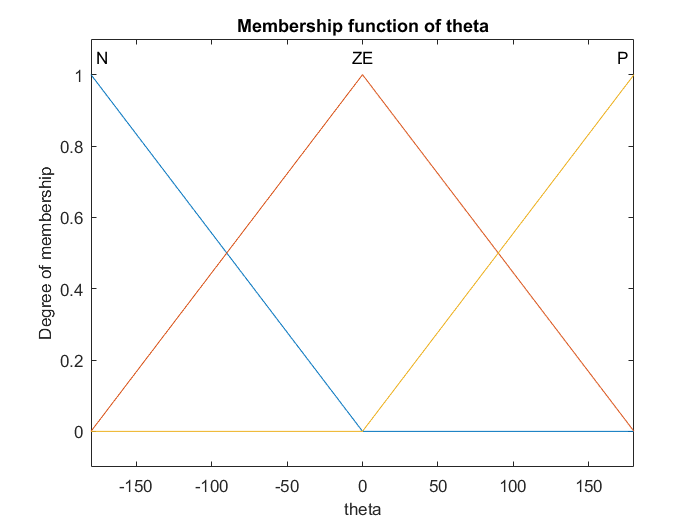
%> input picture Fuzzy Systems/Fuzzy_Systems_7664/Project 2/matlab/plots/theta.png, 700 x 525 px
$ octave myLazyScanner.m   (GNU Octave 9; MATLAB toolbox functions it lacks are replaced by stand-ins)
%> lines starting %> are read from the running program, lines starting %| are printed output that depends on the picture; in (x1, y1, x2, y2) boxes, pixels count from 0 and x2, y2 are one past the last pixel; in counts of white or black regions, pixels touching at a corner belong together; the program's own positions count from 1
### Digital Image Processing/DIP/project 2/myHoughTransform.m
function [H,L,res] = myHoughTransform(img_binary, Drho, Dtheta,n)
%Project for Digital Image Processing Course
%Hough Transformation
%Aristotle University of Thessaloniki 2019-2020
%Stefanos Ganotakis 7664
%input:img_binary=binary image
%Drho=rho resolution
%Dtheta=theta resolution
%n=desired number of lines/local maxima
%output:H= Hough accumulator
%L=hough lines array
%res=residuals value

%parameters
threshold=0.075;
%end of parameters

img_binary = img_binary';
    [w, h] = size(img_binary);
    maxRho = ceil(norm([w, h])/Drho); %Diagonal
    rhoNum = maxRho + 1;
    thetaNum = 2.0*pi / Dtheta;

    i = 1:thetaNum;
    thetaScale = (Dtheta * (i-1));


    rhoScale = (0:Drho:(Drho*maxRho));
    rhoBin = [rhoScale - 0.5*Drho, Drho*maxRho + 0.5*Drho];

    Imidx = find(img_binary > threshold); %locate indeces of pixels over threshold
    s = size(img_binary);
    [subx, suby] = ind2sub(s, Imidx); %convert linear index to subscript

    subx = subx - 1;
    suby = suby - 1;

    H = zeros([rhoNum, thetaNum]); %initialize Hough accumulator

    thetax = subx * cos(thetaScale);
    thetay = suby * sin(thetaScale);
    rho = thetax + thetay; %r=x*cos(theta)+y*sin(theta)

    for i=1:thetaNum
        H(:,i) = histcounts(rho(:, i), rhoBin)'; %increment accumulator bin of each found rho theta pair
    end

rows = size(H, 1);
cols = size(H, 2);

padH = padarray(H, [1,1]);

rhos = zeros(n, 1);
thetas = zeros(n, 1);

for n = 1:n
    [~, lin_i] = max(padH(:)); %find local maxima
    [i, j] = ind2sub([rows+2, cols+2], lin_i);
    r = i - 1;
    c = j - 1;
    rhos(n) = r;
    thetas(n) = c;
    padH(i-1:i+1, j-1:j+1) = 0;
end


thetaScale=(0:size(H,2)-1)*Dtheta;
rhoScale=(0:size(H,1)-1)*Drho;

L=[rhoScale(rhos); thetaScale(thetas)]';

[res,~]=myHoughRes(img_binary',L);

end

### Digital Image Processing/DIP/project 2/myHoughRes.m
function [res,s] = myHoughRes( I,L)
%Project for Digital Image Processing Course
%Hough Residuals calculator
%Aristotle University of Thessaloniki 2019-2020
%Stefanos Ganotakis 7664
%input:I=image
%L=Hough Lines Vector
%output:res=hough residuals
%s=struct with cartesian hough lines
rho=L(:,1);
theta=L(:,2);
numLines = numel(rho);
linepoint1=cell(numLines,1); %start point of line
linepoint2=cell(numLines,1); %endpoint of line
linepixels=[]; %pixel coordinates of all hough lines
pointsx=cell(length(L),1);
pointsy=cell(length(L),1);
field1 = 'point1';
field2 = 'point2';
field3 = 'rho';
field4 = 'theta';
s = struct(field1,{},field2,{},field3,{},field4,{});

%// These are constant and never change
x0 = 1;
xend = size(I,2); %// Get the width of the image

%// For each rho,theta pair...
for idx = 1 : numLines
    r = rho(idx); th = theta(idx); %// Get rho and theta

    %// if line is vertical
    if (th == 0)

    linepoint1{idx}=[r,1];
    linepoint2{idx}=[r,size(I,1)];
    else
        %// Compute starting y coordinate
        y0 = (-cos(th)/sin(th))*x0 + (r / sin(th));

        %// Compute ending y coordinate
        yend = (-cos(th)/sin(th))*xend + (r / sin(th));
        linepoint1{idx}=[x0,y0];
        linepoint2{idx}=[xend,yend];
    end
    %we use Bresenham's algorithm to compute pixel values of all lines found
    %on image
    [lx, ly]=bresenham(linepoint1{idx}(1),linepoint1{idx}(2),linepoint2{idx}(1),linepoint2{idx}(2));
    idx2=find(ly==size(I,1)); %eliminate out of bounds pixels
    lx=lx(1:idx2);
    ly=ly(1:idx2);
    linepixels=[linepixels;[lx ly]];
    s(idx).point1=[linepoint1{idx}(1),linepoint1{idx}(2)];
    s(idx).point2=[linepoint2{idx}(1),linepoint2{idx}(2)];
    s(idx).rho=rho(idx);
    s(idx).theta=theta(idx);

end
linepixels=unique(linepixels,'rows');%find unique pixel combinations
res=size(I,1)*size(I,2)-length(linepixels); %residuals=total pixels-unique line pixels

end

### Digital Image Processing/DIP/project 2/bresenham.m
function [x y]=bresenham(x1,y1,x2,y2)
%Matlab optmized version of Bresenham line algorithm. No loops.
%Format:
%               [x y]=bham(x1,y1,x2,y2)
%
%Input:
%               (x1,y1): Start position
%               (x2,y2): End position
%
%Output:
%               x y: the line coordinates from (x1,y1) to (x2,y2)
%
%Usage example:
%               [x y]=bham(1,1, 10,-5);
%               plot(x,y,'or');
x1=round(x1); x2=round(x2);
y1=round(y1); y2=round(y2);
dx=abs(x2-x1)
dy=abs(y2-y1)
steep=abs(dy)>abs(dx)
if steep t=dx;dx=dy;dy=t; end
%The main algorithm goes here.
if dy==0
    q=zeros(dx+1,1);
else
    q=[0;diff(mod([floor(dx/2):-dy:-dy*dx+floor(dx/2)]',dx))>=0]
end
%and ends here.
if steep
    if y1<=y2 y=[y1:y2]'; else y=[y1:-1:y2]'; end
    if x1<=x2 x=x1+cumsum(q);else x=x1-cumsum(q); end
else
    if x1<=x2 x=[x1:x2]'; else x=[x1:-1:x2]'; end
    if y1<=y2 y=y1+cumsum(q);else y=y1-cumsum(q); end
end

### Digital Image Processing/DIP/project 2/myDetectHarrisFeatures.m
function corners = myDetectHarrisFeatures(I)
%Project for Digital Image Processing Course
%Harris Corner Detector
%Aristotle University of Thessaloniki 2019-2020
%Stefanos Ganotakis 7664
%input:I=image
%output:corners=Harris corners

%if input image is RGB, convert to grayscale
if size(I,3)==3
    I=rgb2gray(I);
end

%check if pixel value range is [0,1], if not cast to dobule
if max(I(:))>1
I=double(I)/255;
end

%parameters
sigma=7; %Gaussian Filter standard deviation, odd number,>=3,default=5
radius=10;
order=(2*radius+1);

%0 <= threhsold <= 1, default=0.1
threshold=0.01;

%derivatives in x and y direction
[dx,dy]=meshgrid(-1:1, -1:1);

Ix=conv2(double(I),dx,'same');
Iy=conv2(double(I),dy,'same');

% [19 lines of commented-out code are left out]

 g=fspecial('gaussian',max(1,fix(6*sigma)),sigma);

%Smooth squared image derivatives
Ix2=conv2(double(Ix.^2),g,'same');
Iy2=conv2(double(Iy.^2),g,'same');
Ixy=conv2(double(Ix.*Iy),g,'same');

%Harris measure
R= (Ix2.*Iy2 - Ixy.^2) ./ (Ix2+Iy2 +eps);

%Find Local Maxima
mx= ordfilt2(R,order^2,ones(order)); %gray scale dilation filter

% Get the coordinates with maximum cornerness responses
harris_points= (R==mx) & (R>threshold);

%locate unique corners
[rows,cols]=find(harris_points);

%output
corners=[rows cols];

end

### Digital Image Processing/DIP/project 2/findVertices.m
function vertices = findVertices( groupedcorners,minangle,maxangle )
%Project for Digital Image Processing Course
%Canditate Vertex Identifier
%Aristotle University of Thessaloniki 2019-2020
%Stefanos Ganotakis 7664
%input:
%groupedcorners=corner coordinates array (nx2)
%miangle= minimum angle in radians
%maxangle= maximum angle in radians
%outputs
%vertices=cell array with canditate vertices

%find each possible cornerpoint combination indeces

indeces = nchoosek(1:length(groupedcorners),3);
vertexvotes=zeros(length(groupedcorners),1); %
vertices=cell(length(groupedcorners),2);
% minangle=1.55; %82 degrees min angle
% maxangle=1.58; %102 degrees max angle
for i=1:length(indeces)
    %1st case
    x0=groupedcorners(indeces(i,1),1);
    y0=groupedcorners(indeces(i,1),2);
    x1=groupedcorners(indeces(i,2),1);
    y1=groupedcorners(indeces(i,2),2);
    x2=groupedcorners(indeces(i,3),1);
    y2=groupedcorners(indeces(i,3),2);
    x10 = x1-x0;
    y10 = y1-y0;
    x20 = x2-x0;
    y20 = y2-y0;
    angle = atan2(abs(x10*y20-x20*y10),x10*y10+x20*y20);
    if (angle>=minangle) && (angle<=maxangle) %if angle is between range add vote to corner
        vertexvotes(indeces(i,1))=vertexvotes(indeces(i,1))+1;
        dist1=norm([x0,y0]-[x1,y1]);
        dist2=norm([x0,y0]-[x2,y2]);
        pointsindex=[indeces(i,2),indeces(i,3)];
        normvec=[dist1,dist2];
        [normvec,idx]=sort(normvec);
        pointsindex=pointsindex(idx);
        vertices{indeces(i,1),1}=[vertices{indeces(i,1),1}; normvec];
        vertices{indeces(i,1),2}=[vertices{indeces(i,1),2}; pointsindex];
    end
    %2nd case
    x0=groupedcorners(indeces(i,2),1);
    y0=groupedcorners(indeces(i,2),2);
    x1=groupedcorners(indeces(i,1),1);
    y1=groupedcorners(indeces(i,1),2);
    x2=groupedcorners(indeces(i,3),1);
    y2=groupedcorners(indeces(i,3),2);
    x10 = x1-x0;
    y10 = y1-y0;
    x20 = x2-x0;
    y20 = y2-y0;
    angle = atan2(abs(x10*y20-x20*y10),x10*y10+x20*y20);
    if (angle>=minangle) && (angle<=maxangle) %if angle is between range add vote to corner
        vertexvotes(indeces(i,2))=vertexvotes(indeces(i,2))+1;
        dist1=norm([x0,y0]-[x1,y1]);
        dist2=norm([x0,y0]-[x2,y2]);
        pointsindex=[indeces(i,1),indeces(i,3)];
        normvec=[dist1,dist2];
        [normvec,idx]=sort(normvec);
        pointsindex=pointsindex(idx);
        vertices{indeces(i,2),1}=[vertices{indeces(i,2),1}; normvec];
        vertices{indeces(i,2),2}=[vertices{indeces(i,2),2}; pointsindex];
    end
    %3rd case
    x0=groupedcorners(indeces(i,3),1);
    y0=groupedcorners(indeces(i,3),2);
    x1=groupedcorners(indeces(i,1),1);
    y1=groupedcorners(indeces(i,1),2);
    x2=groupedcorners(indeces(i,2),1);
    y2=groupedcorners(indeces(i,2),2);
    x10 = x1-x0;
    y10 = y1-y0;
    x20 = x2-x0;
    y20 = y2-y0;
    angle = atan2(abs(x10*y20-x20*y10),x10*y10+x20*y20);
    if (angle>=minangle) && (angle<=maxangle) %if angle is between range add vote to corner
        vertexvotes(indeces(i,3))=vertexvotes(indeces(i,3))+1;
        dist1=norm([x0,y0]-[x1,y1]);
        dist2=norm([x0,y0]-[x2,y2]);
        pointsindex=[indeces(i,1),indeces(i,2)];
        normvec=[dist1,dist2];
        [normvec,idx]=sort(normvec);
        pointsindex=pointsindex(idx);
        vertices{indeces(i,3),1}=[vertices{indeces(i,3),1}; normvec];
        vertices{indeces(i,3),2}=[vertices{indeces(i,3),2}; pointsindex];
    end
end


end

### Digital Image Processing/DIP/project 2/findBinaryMasks.m
function binmasks_final = findBinaryMasks( groupedcorners,vertices,imH,imW )
%Project for Digital Image Processing Course
%Binary Mask creator
%Aristotle University of Thessaloniki 2019-2020
%Stefanos Ganotakis 7664
%input:groupedcorners=nx2 corner array
% vertices=canditate vertex cell aray
% imH=image Height
% imW=image Width
%output:binmasks_final=cell array with located binary masks
num=1;
binmasks=cell(50,1);

for i=1:length(vertices) %for each canditate vertex
    if isempty(vertices{i})
        continue;
    else
        for j=1:size(vertices{i},1) %check if connected points are also canditate vertices
            point1=vertices{i,2}(j,1);
            edge1=vertices{i,1}(j,1);
            point2=vertices{i,2}(j,2);
            edge2=vertices{i,1}(j,2);
             if isempty(vertices{point1}) || isempty(vertices{point2})
            v1=0;
            v2=1;
             else %find 4th point of rectangle, if matching
                v1=LocateVertex( vertices,i,point1,edge1);
                v2=LocateVertex( vertices,i,point2,edge2);
             end
            if (v1==v2) %create mask from rectangle
                k1=i;
                k2=point1;
                k4=point2;
                k3=v2;
                binmasks{num}=poly2mask([groupedcorners(k1,1),groupedcorners(k2,1),groupedcorners(k3,1),groupedcorners(k4,1)], [groupedcorners(k1,2),groupedcorners(k2,2),groupedcorners(k3,2),groupedcorners(k4,2)],imH,imW);
                num=num+1;
            end
        end
    end
end

%eliminate duplicate masks
num=find(~cellfun(@isempty,binmasks));

ind = true(1,numel(num)); %// true indicates non-duplicate. Initiallization
for ii = 1:numel(num)-1
    for jj = ii+1:numel(num)
        if isequal(binmasks{ii}, binmasks{jj})
            ind(jj) = false; %// mark as duplicate
        end
    end
end
binmasks_final = binmasks(ind);


end

### Digital Image Processing/DIP/project 2/findImageCount.m
function imageMasks = findImageCount( binaryMasks,threshold )
%Project for Digital Image Processing Course
%Find unique image mask
%Aristotle University of Thessaloniki 2019-2020
%Stefanos Ganotakis 7664
%input:I=binary Masks, cell array with binary mask
%threshold=pixel count threshold, recommended 50-100
%output:imageMasks=filtered image masks
ind = true(1,numel(binaryMasks));
for ii = 1:numel(binaryMasks)-1
    for jj = ii+1:numel(binaryMasks)
        compmask=find(and(binaryMasks{ii},binaryMasks{jj}));
        mask1=find(binaryMasks{ii});
        mask2=find(binaryMasks{jj});
        if abs(length(compmask)-length(mask1))<=threshold
            ind(jj) = false;
        end
    end
end
imageMasks = binaryMasks(ind);
end

### Digital Image Processing/DIP/project 2/myLazyScanner.m
filename=uigetfile('*.jpg');
%> the answer given: ../../../Fuzzy Systems/Fuzzy_Systems_7664/Project 2/matlab/plots/theta.png
I = imread(filename);
%> I is the input picture: size 525x700x3 uint8; mean R, G, B 251.1, 250.8, 250.6
I_og=I;

%% PART1: IMAGE PREPROCESSING
%parameters
sigma     = 0.05;
threshold = 0.075;
rhoRes    = 1;
thetaRes  = 0.25*pi/180;
nLines    = 15; %recommended 10-30
resscale  = 0.2; %recommended 0.2-0.6
minangle=1.55; %recommended 1.42 for rotated images
maxangle=1.59; %recommended 1.62 for rotated images
%end of parameters

[ogH, ogW] = size(I_og);
I=imresize(I,resscale);
%> I: size 105x140x3 uint8
%I2=imresize(I,resscale);
%Imgray2=rgb2gray(I2);
Imgray=rgb2gray(I);
Imgray=double(Imgray) / 255;
%> Imgray: size 105x140 double
%Apply Gaussian Filter to smooth edges
Imgrayfilt=imgaussfilt(Imgray,5);
[imH, imW] = size(Imgrayfilt);
%Create a binary image.

BW = edge(Imgrayfilt,'canny',[0.05 0.1],1);
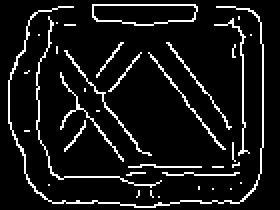
%> BW: size 105x140 logical (shown 2 times larger); 8.9% white in thin lines or dots, all inside (x1, y1, x2, y2) = (4, 2, 132, 104)

%% PART 2: HOUGH TRANSFORM
 [H,L,res] = myHoughTransform(BW,rhoRes,thetaRes,nLines);
%> in myHoughTransform, `img_binary = img_binary';`:
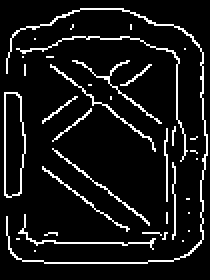
%> img_binary: size 140x105 logical (shown 2 times larger); 8.9% white in thin lines or dots, all inside (x1, y1, x2, y2) = (2, 4, 104, 132)
%> in myHoughTransform, `Imidx = find(img_binary > threshold);`: Imidx = 1306 values from 327 to 14498
%> in myHoughTransform, `[subx, suby] = ind2sub(s, Imidx);`: subx = 1306 values, max 132 at index 270, min 5 at index 490, mean 70.49; suby = 1306 values from 3 to 104
%> in myHoughTransform, `subx = subx - 1;`: subx = 1306 values, max 131 at index 270, min 4 at index 490, mean 69.49
%> in myHoughTransform, `suby = suby - 1;`: suby = 1306 values from 2 to 103
%> after the loop in myHoughTransform, `for i=1:thetaNum`:
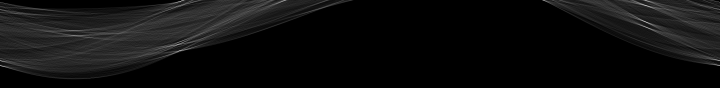
%> H: size 176x1440 double (shown at 1/2 size); min 0, max 64, mean 3.7; drawn with min black and max white
%> the loop in myHoughTransform, `for n = 1:n` made 15 passes
%> (lin_i, i, j, r, c) on passes 1 to 4: (63459, 91, 357, 90, 356), (63992, 90, 360, 89, 359), (229843, 45, 1292, 44, 1291), (63729, 5, 359, 4, 358)
%> after the loop in myHoughTransform, `for n = 1:n`:
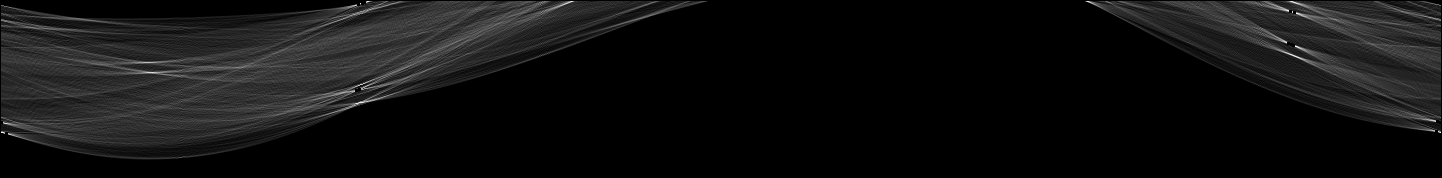
%> padH: size 178x1442 double; min 0, max 54, mean 3.7; drawn with min black and max white
%> after the loop in myHoughTransform, `for n = 1:n`: rhos = [90; 89; 44; 4; 45; 121; 133; 11; 12; 131; 122; 122; 3; 2; 43]; thetas = [356; 359; 1291; 358; 1293; 1437; 6; 1290; 1294; 1436; 1; 1440; 362; 364; 1288]
%> in myHoughTransform, `L=[rhoScale(rhos); thetaScale(thetas)]';`: L = 15 rows, first 12: [89 1.55; 88 1.56; 43 5.63; 3 1.56; 44 5.64; 120 6.27; 132 0.0218; 10 5.62; 11 5.64; 130 6.26; 121 0; 121 6.28]
%> in myHoughRes, `rho=L(:,1);`: rho = [89; 88; 43; 3; 44; 120; 132; 10; 11; 130; 121; 121; 2; 1; 42]
%> in myHoughRes, `theta=L(:,2);`: theta = [1.55; 1.56; 5.63; 1.56; 5.64; 6.27; 0.0218; 5.62; 5.64; 6.26; 0; 6.28; 1.58; 1.58; 5.62]
%> in myHoughRes, `numLines = numel(rho);`: numLines = 15
%> in myHoughRes, `linepoint1=cell(numLines,1);`: linepoint1 = 15 items
%> the loop in myHoughRes, `for idx = 1 : numLines` made 15 passes
%> (r, th, y0, yend, x1 in bresenham, x2 in bresenham, y1 in bresenham, y2 in bresenham) on passes 3, 5, 6, 7: (43, 5.63, -69.33, 111.8, 1, 140, -69, 112), (44, 5.64, -71.79, 112.7, 1, 140, -72, 113), (120, 6.27, -6818.6, 1144.8, 1, 140, -6819, 1145), (132, 0.0218, 6005.1, -365.2, 1, 140, 6005, -365)
%> after the loop in myHoughRes, `for idx = 1 : numLines`: s = 15 lines; longest, point1 to point2 (x, y): (1, -27502) to (140, 4354), (1, -6818) to (140, 1144), (1, -5913) to (140, 456), (1, 6005) to (140, -365), (1, -17) to (140, 169), (1, -71) to (140, 112)
%> in myHoughRes, `res=size(I,1)*size(I,2)-length(linepixels);`: res = -32021
%> res = -32021
  thetaScale=(0:size(H,2)-1)*thetaRes;
  rhoScale=(0:size(H,1)-1)*rhoRes;
rho=L(:,1);
theta=L(:,2);

%% LINE INTERSECTION
linepointsx=cell(nLines,1);
linepointsy=cell(nLines,1);
[~,linestruct]=myHoughRes(I,L);
%> the loop in myHoughRes (call 2), `for idx = 1 : numLines` made 15 passes
%> linestruct has the same summary as s in myHoughRes
for i=1:nLines
[lx, ly]=bresenham(linestruct(i).point1(1),linestruct(i).point1(2),linestruct(i).point2(1),linestruct(i).point2(2));
%     idx=find(ly==size(BW,1)); %eliminate out of bounds pixels
%     lx=lx(1:idx);
%     ly=ly(1:idx);
    linepointsx{i}=lx;
    linepointsy{i}=ly;
end
%> this loop made 15 passes
%> (x1 in bresenham, x2 in bresenham, y1 in bresenham, y2 in bresenham, steep in bresenham, t in bresenham) on passes 3, 5, 6, 7: (1, 140, -69, 112, true, 139), (1, 140, -72, 113, true, 139), (1, 140, -6819, 1145, true, 139), (1, 140, 6005, -365, true, 139)
%> after the loop, linepointsx = 15 items; linepointsy = 15 items


intersections = [];
for i = 1:nLines
  for j = 1:nLines
    if i>=j, continue; end;
    p1 = linestruct(i).rho;
    p2 = linestruct(j).rho;
    t1 = linestruct(i).theta;
    t2 = linestruct(j).theta;

    x = (p1*sin(t2)-p2*sin(t1))/(cos(t1)*sin(t2)-sin(t1)*cos(t2));
    y = (p1*cos(t2)-p2*cos(t1))/(sin(t1)*cos(t2)-cos(t1)*sin(t2));
    if x <= 0 || x > imW || y <= 0 || y > imH, continue; end;
    intersections = [intersections; x, y];
  end
end
%> after the loop, intersections = 76 rows, first 12: [77.74 87.32; 120.5 86.39; 120.2 86.4; 121.5 86.37; 130.2 86.18; 80.22 87.27; 78.92 87.3; 131.9 86.14; 121 86.38; 121.4 86.37; 121.6 86.37; 120.9 86.95]
figure(1)
imshow(I)
hold on
plot(intersections(:,1),intersections(:,2),'rs')
%% PART 3: HARRIS CORNER DETECTOR

corners=myDetectHarrisFeatures(Imgray);
%> in myDetectHarrisFeatures, `[rows,cols]=find(harris_points);`: rows = [4; 101; 56; 5; 8; 100; 4; 101]; cols = [4; 4; 12; 49; 72; 73; 136; 136]
%> in myDetectHarrisFeatures, `corners=[rows cols];`: corners = [4 4; 101 4; 56 12; 5 49; 8 72; 100 73; 4 136; 101 136]


rows=corners(:,1);
%> rows = [4; 101; 56; 5; 8; 100; 4; 101]
cols=corners(:,2);
%> cols = [4; 4; 12; 49; 72; 73; 136; 136]

figure(2)
imshow(I)
hold on
plot(cols,rows,'rs');
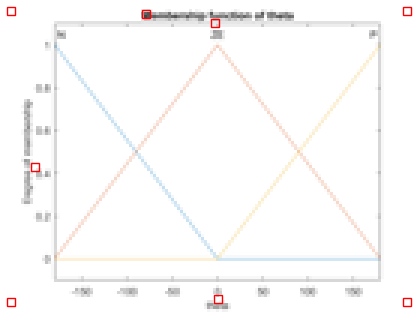
%> figure redrawn from the program's plot data; shown 3 times larger

%% PART 4: CROSS REFERENCING AND CORNER POINT NORMALIZATION

%find which Hough line intersections match the corners detected from the Harris
%detector


finalcorners=[];
r=50; %radius of mask
masks=cell(1,length(intersections));
%> masks = 76 items
for idx=1:length(intersections)
[xgrid, ygrid] = meshgrid(1:size(Imgray,2), 1:size(Imgray,1));
masks{idx} = ((xgrid-intersections(idx,1)).^2 + (ygrid-intersections(idx,2)).^2) <= r.^2;
[y_cord, x_cord] = find(masks{idx}); %locate indeces of mask pixels
maskcord=[y_cord, x_cord];
%if harris corners are found in mask area, keep the intersection, else
%discard
if ~isempty(intersect(corners,maskcord,'rows'))
    finalcorners=[finalcorners;intersections(idx,:)];
end
end
%> this loop made 76 passes
%> finalcorners on passes 1 to 4: [77.74 87.32], [77.74 87.32; 120.5 86.39], [77.74 87.32; 120.5 86.39; 120.2 86.4], [77.74 87.32; 120.5 86.39; 120.2 86.4; 121.5 86.37]
%> after the loop, finalcorners has the same summary as intersections

figure(3)
imshow(I)
hold on
plot(finalcorners(:,1),finalcorners(:,2),'rs')

%Group close by corners

groupedcorners=finalcorners;
%> groupedcorners has the same summary as intersections


 mindist = 100; % desired minimum distance between two points
 nX = sum(groupedcorners.^2,2);
%> nX = 76 values, max 27982 at index 45, min 185.2 at index 62, mean 15494.6
 d = bsxfun(@plus,nX,nX')-2*groupedcorners*groupedcorners';
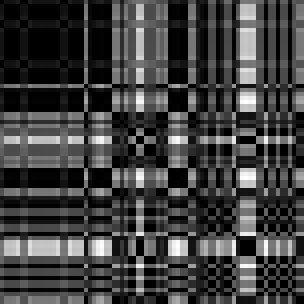
%> d: size 76x76 double (shown 4 times larger); min 0, max 24339.3, mean 6119.4; drawn with min black and max white
 [p,~,r] = dmperm(d<mindist^2);
%> p = 76 values from 1 to 76; r = [1 77]
 nvoxels = diff(r);
%> nvoxels = 76
 for n=find(nvoxels>1)
   idx = p(r(n):r(n+1)-1);
   groupedcorners(idx,:) = repmat(mean(groupedcorners(idx,:),1),numel(idx),1);
   groupedcorners(idx(2:end),:) = nan;
 end
%> this loop made 1 pass
%> after the loop, groupedcorners = 76 rows, first 12: [100.7 47.86; NaN NaN; NaN NaN; NaN NaN; NaN NaN; NaN NaN; NaN NaN; NaN NaN; NaN NaN; NaN NaN; NaN NaN; NaN NaN]
 groupedcorners(any(isnan(groupedcorners),2),:) = [];

 groupedcorners=round(groupedcorners);
%> groupedcorners = [101 48]
 groupedcorners=sortrows(groupedcorners);

 figure(4)
imshow(I)
hold on
plot(groupedcorners(:,1),groupedcorners(:,2),'rs')
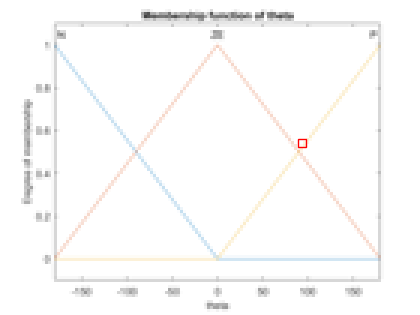
%> figure redrawn from the program's plot data; shown 3 times larger

%% PART 5: RECTANGULAR OBJECT DETECTION

%find vertices of perpendicular edges
vertices = findVertices( groupedcorners,minangle,maxangle );
%> in findVertices, `indeces = nchoosek(1:length(groupedcorners),3);`: indeces = []
%> in findVertices, `vertices=cell(length(groupedcorners),2);`: vertices = {[], [], [], []}
%> after the loop in findVertices, `for i=1:length(indeces)`: vertexvotes = [0; 0]
%> vertices = {[], [], [], []}
%detect all possible rectangle masks
binaryMasks=findBinaryMasks( groupedcorners,vertices,imH,imW );
%> the loop in findBinaryMasks, `for i=1:length(vertices)` made 2 passes
%> after the loop in findBinaryMasks, `for i=1:length(vertices)`: binmasks = 50 items; num = 1
%> in findBinaryMasks, `num=find(~cellfun(@isempty,binmasks));`: num = []
%> in findBinaryMasks, `binmasks_final = binmasks(ind);`: binmasks_final = {}
%> binaryMasks = {}
%detect image count, 100 pixel threshold
binaryMasks=findImageCount(binaryMasks,100);
%% PART 6: CROPPING , ROTATION CORRECTION AND IMAGE SAVING

binaryMasks_resized=cell(length(binaryMasks),1);
%> binaryMasks_resized = {}
for i=1:length(binaryMasks_resized)
    binaryMasks_resized{i}=imresize(binaryMasks{i},round(1/resscale));
end
measurements=cell(length(binaryMasks),1);
%> measurements = {}
extremapoints=cell(length(binaryMasks),1);
%> extremapoints = {}
croppedImage=cell(length(binaryMasks),1);

%Method 1: Crop first then rotate, Faster runtime but worse accuracy

for i=1:length(binaryMasks)
    measurements{i} = regionprops(binaryMasks{i}, 'BoundingBox');
    extremapoints{i} = regionprops(binaryMasks{i}, 'Extrema');
%      measurements{i} = regionprops(binaryMasks_resized{i}, 'BoundingBox');
%     extremapoints{i} = regionprops(binaryMasks_resized{i}, 'Extrema');
    %locate rotation angle from extrema points
    pts=extremapoints{i}.Extrema;
    pts_dif=[pts(7,1),1;pts(5,1),1]\[pts(7,2);pts(5,2)];
    angle=atan2(pts_dif(1),1);
    croppedImage{i} = imcrop(I, measurements{i}.BoundingBox);
%      croppedImage{i} = imcrop(I_og, measurements{i}.BoundingBox);
    rotImage=myImgRotation(croppedImage{i},angle);
    str1 = filename(1:end-4);
    str2 = int2str(i);
    str = [str1 '_' str2 '.jpg'];
    fname = strcat(str);
    imwrite(rotImage,fname);
end
%> this loop made 0 passes

% [28 lines of commented-out code are left out]
